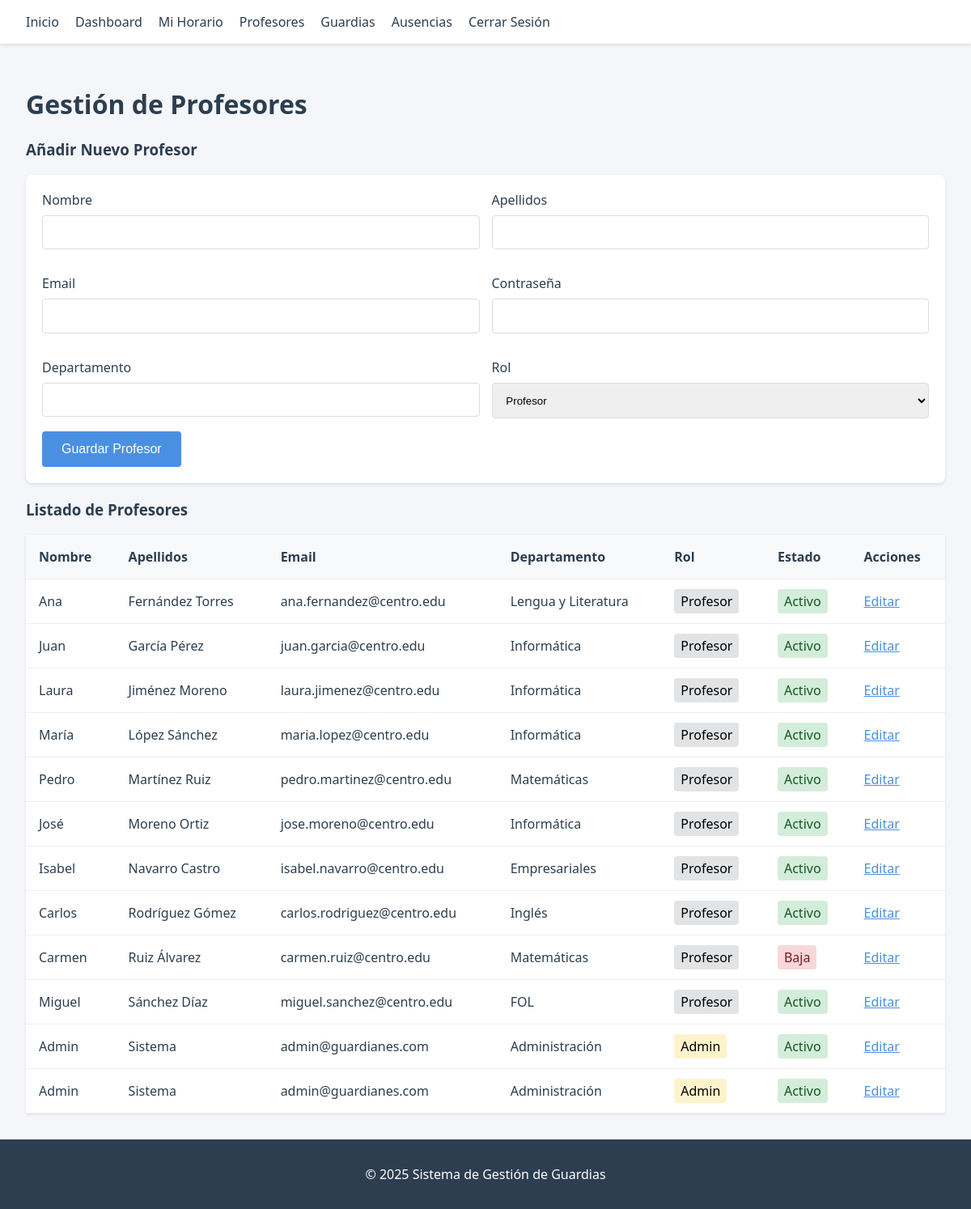
Page /profesores.php (signed in) on the committed database.
### tables this page shows
CREATE TABLE `profesores` (
  `id` int(11) NOT NULL,
  `nombre` varchar(100) NOT NULL,
  `apellidos` varchar(150) NOT NULL,
  `email` varchar(100) DEFAULT NULL,
  `password` varchar(255) DEFAULT NULL,
  `rol` enum('admin','profesor') DEFAULT 'profesor',
  `telefono` varchar(20) DEFAULT NULL,
  `departamento` varchar(100) DEFAULT NULL,
  `horas_contrato` int(11) DEFAULT NULL,
  `estado` enum('activo','baja','excedencia','inactivo') DEFAULT 'activo',
  `fecha_alta` date DEFAULT NULL,
  `fecha_baja` date DEFAULT NULL,
  `observaciones` text DEFAULT NULL
);

### profesores.php (the view, shortened to what this page needs)
<?php
require_once 'conexion.php';
include 'includes/header.php';
$stmt = $pdo->query("SELECT * FROM profesores ORDER BY apellidos, nombre");
$profesores = $stmt->fetchAll();
?>
<h1>Gestión de Profesores</h1>
<?php if (isset($_SESSION['user_role']) && $_SESSION['user_role'] === 'admin'): ?>
<div style="margin-bottom: 20px;">
    <h3>Añadir Nuevo Profesor</h3>
    <form method="POST" action="" style="background: #fff; padding: 20px; border-radius: 8px; box-shadow: 0 2px 4px rgba(0,0,0,0.1);" autocomplete="off">
        <div style="display: grid; grid-template-columns: 1fr 1fr; gap: 15px;">
            <div class="form-group">
                <label>Nombre</label>
                <input type="text" name="nombre" required autocomplete="off">
            </div>
            <div class="form-group">
                <label>Apellidos</label>
                <input type="text" name="apellidos" required autocomplete="off">
            </div>
            <div class="form-group">
                <label>Email</label>
                <input type="email" name="email" required autocomplete="off">
            </div>
            <div class="form-group">
                <label>Contraseña</label>
                <input type="password" name="password" required minlength="6" autocomplete="new-password">
            </div>
            <div class="form-group">
                <label>Departamento</label>
                <input type="text" name="departamento" autocomplete="off">
            </div>
            <div class="form-group">
                <label>Rol</label>
                <select name="rol" required style="width: 100%; padding: 0.8rem; border: 1px solid #ddd; border-radius: 4px;" autocomplete="off">
                    <option value="profesor">Profesor</option>
                </select>
            </div>
        </div>
        <button type="submit" class="btn">Guardar Profesor</button>
    </form>
</div>
<?php endif; ?>
<h3>Listado de Profesores</h3>
<table>
    <thead>
        <tr>
            <th>Nombre</th>
            <th>Apellidos</th>
            <th>Email</th>
            <th>Departamento</th>
            <th>Rol</th>
            <th>Estado</th>
            <th>Acciones</th>
        </tr>
    </thead>
    <tbody>
        <?php foreach ($profesores as $profesor): ?>
        <tr>
            <td><?php echo htmlspecialchars($profesor['nombre']); ?></td>
            <td><?php echo htmlspecialchars($profesor['apellidos']); ?></td>
            <td><?php echo htmlspecialchars($profesor['email']); ?></td>
            <td><?php echo htmlspecialchars($profesor['departamento']); ?></td>
            <td>
                <span style="padding: 4px 8px; border-radius: 4px; background: <?php echo ($profesor['rol'] ?? 'profesor') == 'admin' ? '#fff3cd' : '#e2e3e5'; ?>; color: #000;">
                    <?php echo ucfirst($profesor['rol'] ?? 'profesor'); ?>
                </span>
            </td>
            <td>
                <span style="padding: 4px 8px; border-radius: 4px; background: <?php echo $profesor['estado'] == 'activo' ? '#d4edda' : '#f8d7da'; ?>; color: <?php echo $profesor['estado'] == 'activo' ? '#155724' : '#721c24'; ?>">
                    <?php echo ucfirst($profesor['estado']); ?>
                </span>
            </td>
            <td>
                <a href="#" style="color: var(--primary-color);">Editar</a>
            </td>
        </tr>
        <?php endforeach; ?>
    </tbody>
</table>
<?php include 'includes/footer.php'; ?>

### includes/header.php (shortened to what this page needs)
<!DOCTYPE html>
<html lang="es">
<head>
    <link rel="stylesheet" href="assets/css/style.css">
</head>
<body>
    <header>
        <nav>
            <ul>
                <li><a href="index.php">Inicio</a></li>
                <?php if (isset($_SESSION['user_id'])): ?>
                    <li><a href="dashboard.php">Dashboard</a></li>
                    <li><a href="horario_profesor.php">Mi Horario</a></li>
                    <li><a href="profesores.php">Profesores</a></li>
                    <li><a href="guardias.php">Guardias</a></li>
                    <li><a href="ausencias.php">Ausencias</a></li>
                    <li><a href="logout.php">Cerrar Sesión</a></li>
                <?php endif; ?>
            </ul>
        </nav>
    </header>
    <main>

### includes/footer.php
    </main>
    <footer>
        <p>&copy; <?php echo date('Y'); ?> Sistema de Gestión de Guardias</p>
    </footer>
</body>
</html>

### assets/css/style.css (style rules this page uses)
:root { --primary-color: #4a90e2; --secondary-color: #f5f6fa; --text-color: #2c3e50; --danger-color: #e74c3c; --success-color: #2ecc71; }
body { font-family: 'Segoe UI', Tahoma, Geneva, Verdana, sans-serif; background-color: var(--secondary-color); color: var(--text-color); margin: 0; padding: 0; display: flex; flex-direction: column; min-height: 100vh; }
header { background-color: #fff; box-shadow: 0 2px 4px rgba(0,0,0,0.1); padding: 1rem 2rem; }
nav ul { list-style: none; padding: 0; margin: 0; display: flex; gap: 20px; }
nav a { text-decoration: none; color: var(--text-color); font-weight: 500; transition: color 0.3s; }
main { flex: 1; padding: 2rem; max-width: 1200px; margin: 0 auto; width: 100%; box-sizing: border-box; }
footer { background-color: #2c3e50; color: #fff; text-align: center; padding: 1rem; margin-top: auto; }
.form-group { margin-bottom: 1rem; }
.form-group label { display: block; margin-bottom: 0.5rem; }
.form-group input { width: 100%; padding: 0.8rem; border: 1px solid #ddd; border-radius: 4px; box-sizing: border-box; }
.btn { display: inline-block; background-color: var(--primary-color); color: #fff; padding: 0.8rem 1.5rem; border: none; border-radius: 4px; cursor: pointer; font-size: 1rem; transition: background 0.3s; text-decoration: none; }
table { width: 100%; border-collapse: collapse; margin-top: 1rem; background: #fff; box-shadow: 0 1px 3px rgba(0,0,0,0.1); }
th, td { padding: 1rem; text-align: left; border-bottom: 1px solid #eee; }
th { background-color: #f8f9fa; font-weight: 600; }

### rows in the picture
profesores: nombre "Ana", apellidos "Fernández Torres", email "ana.fernandez@centro.edu", departamento "Lengua y Literatura", rol "Profesor", estado "Activo"
profesores: nombre "Juan", apellidos "García Pérez", email "juan.garcia@centro.edu", departamento "Informática", rol "Profesor", estado "Activo"
profesores: nombre "Laura", apellidos "Jiménez Moreno", email "laura.jimenez@centro.edu", departamento "Informática", rol "Profesor", estado "Activo"
profesores: nombre "María", apellidos "López Sánchez", email "maria.lopez@centro.edu", departamento "Informática", rol "Profesor", estado "Activo"
profesores: nombre "Pedro", apellidos "Martínez Ruiz", email "pedro.martinez@centro.edu", departamento "Matemáticas", rol "Profesor", estado "Activo"
profesores: nombre "José", apellidos "Moreno Ortiz", email "jose.moreno@centro.edu", departamento "Informática", rol "Profesor", estado "Activo"
profesores: nombre "Isabel", apellidos "Navarro Castro", email "isabel.navarro@centro.edu", departamento "Empresariales", rol "Profesor", estado "Activo"
profesores: nombre "Carlos", apellidos "Rodríguez Gómez", email "carlos.rodriguez@centro.edu", departamento "Inglés", rol "Profesor", estado "Activo"
profesores: nombre "Carmen", apellidos "Ruiz Álvarez", email "carmen.ruiz@centro.edu", departamento "Matemáticas", rol "Profesor", estado "Baja"
profesores: nombre "Miguel", apellidos "Sánchez Díaz", email "miguel.sanchez@centro.edu", departamento "FOL", rol "Profesor", estado "Activo"
profesores: nombre "Admin", apellidos "Sistema", email "admin@guardianes.com", departamento "Administración", rol "Admin", estado "Activo"
profesores: nombre "Admin", apellidos "Sistema", email "admin@guardianes.com", departamento "Administración", rol "Admin", estado "Activo"
